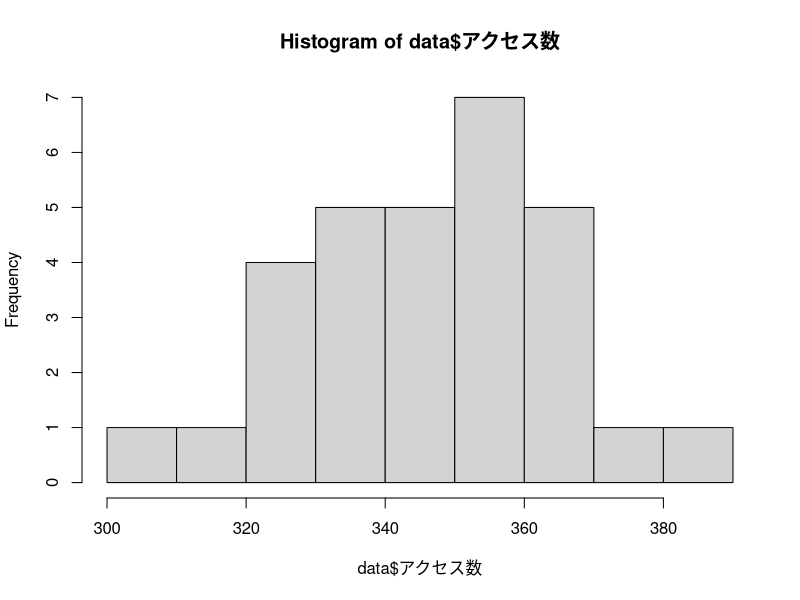

The R script that drew this image:
frequency <- function(data) {
  # ヒストグラムを作成し、hist()の戻り値をhstに代入
  hst <- hist(data$アクセス数)
  
  # 度数分布表を作成
  freq <- data.frame(
    "階級値"=hst$mids, # 階級値の列
    "度数"=hst$counts  # 度数の列
  )
  
  # 相対度数を求める
  rela_freq <- hst$counts / length(data$アクセス数)

  # 累積相対度数を求める
  cumu_freq <- cumsum(rela_freq)
  # 相対度数分布表を作成
  freqtable <- data.frame(
    freq,                     # 度数分布表
    "相対度数"=rela_freq,     # 階級ごとの相対度数
    "累積相対度数"=cumu_freq  # 階級ごとの累積相対度数
  )
  # 相対度数分布表を戻り値として返す
  return(freqtable)
}

# access.csvをデータフレームとしてdataに代入
data <- read.csv("access.csv", encoding="UTF-8")
fr = frequency(data)
print(fr)
